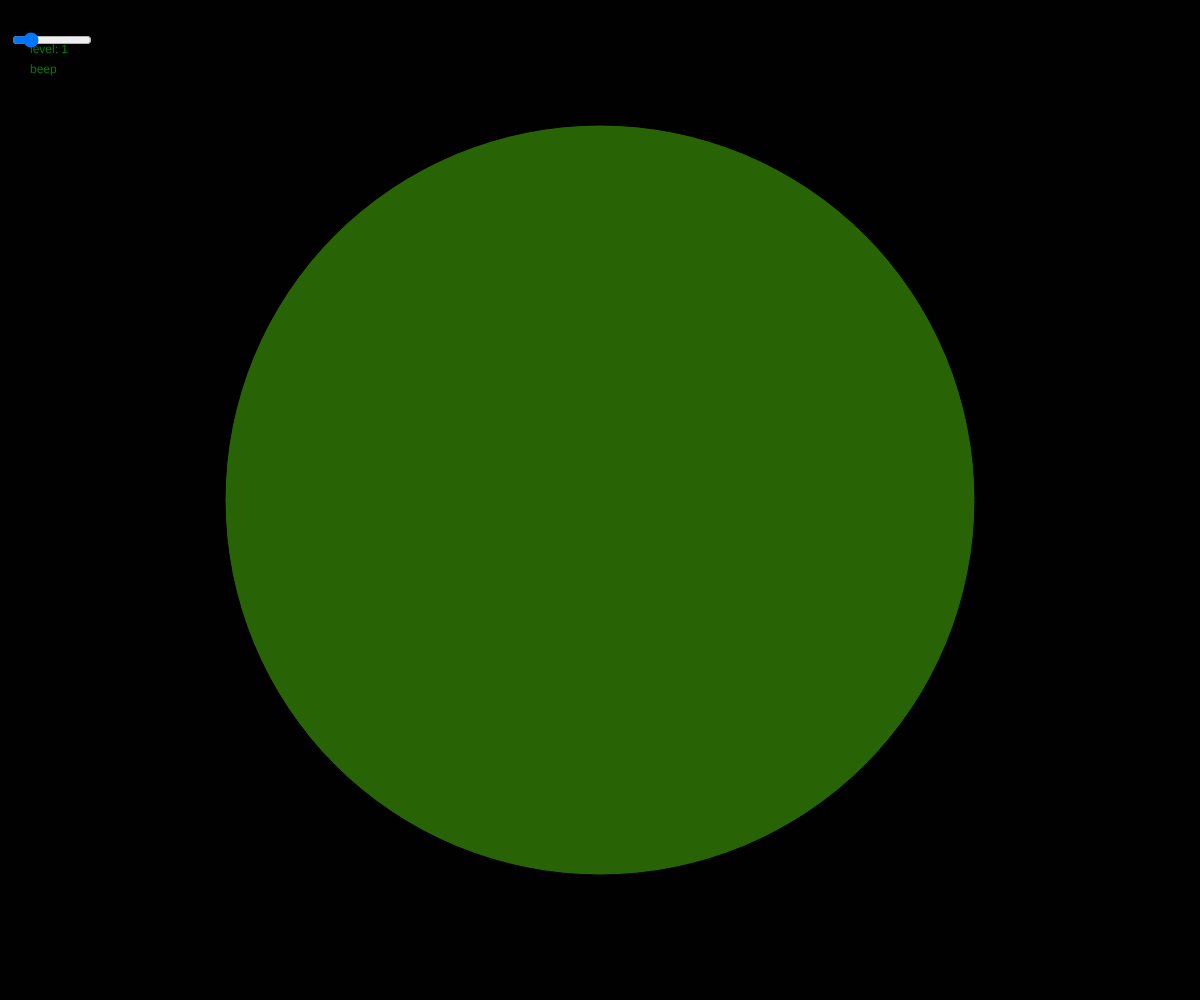
Frame 1 (no input)
Frame 60 (no input): identical to frame 1, image omitted
Frame 120 (the mouse pressed at the canvas centre since frame 60): identical to frame 1, image omitted

The p5.js sketch that drew this single still picture (run headless with seeded random() and noise() and a simulated clock; from frame 60 on, the mouse is pressed at the canvas centre):

// p5.js sketch
// ── sketch.js
function setup() {
    // createCanvas(windowWidth, 200); // (0, 0) starts at top left
    createCanvas(windowWidth, windowHeight);
    // noStroke();
    // noLoop();
    
    slider = createSlider(0, 6, 1, 1);
    slider.position(10, 30);
    slider.size(80);
}

function draw() {
    // let x = 30;
    // let thickness = 2;
    // background('white');
    // textAlign(CENTER, CENTER);
    // text('JACK', width/2, height/2);
    // triangle(5, height/2, width/2-x, height/4, width/2-x, height*(3/4));
    // triangle(width-5, height/2, width/2+x, height/4, width/2+x, height*(3/4));
    let g = slider.value();
    fill('green')
    background(g);
    drawCircle(width / 2, height / 2, height*1.5/4, g);
    textAlign(LEFT, CENTER);
    text(`level: ${g}`, 30, 50);
    text('beep', 30, 70);
}

function drawCircle(x, y, radius, level) {
    const tt = (80 * level) / 2;
    fill(tt, 100, 5);

    // x coord, y coord, width, height
    ellipse(x, y, radius * 2, radius * 2);
    fill('green')
    textAlign(CENTER, CENTER);
    // text(radius, x, height / 2);
    if (level > 1) {
        level = level - 1;
        drawCircle(x - radius / 2, y - radius / 2, radius / 2, level);
        drawCircle(x + radius / 2, y - radius / 2, radius / 2, level);
        drawCircle(x + radius / 2, y + radius / 2, radius / 2, level);
        drawCircle(x - radius / 2, y + radius / 2, radius / 2, level);
    }
}

// function windowResized() {
//     resizeCanvas(windowWidth, 100);
// }
// ── fractals.html
<!DOCTYPE html>
<html lang="en">
<head>
    <meta charset="UTF-8">
    <meta name="viewport" content="width=device-width, initial-scale=1.0">
    <script src="https://cdn.jsdelivr.net/npm/p5@1.6.0/lib/p5.js"></script>
    <script src="sketch.js"></script>
    <link rel="stylesheet" type="text/css" href="styles.css">
    <title>fractal experiment</title>
</head>
<body>
    <a href="/index.html" >back to index</a>
    <main>
    </main>
</body>
</html>
// ── styles.css
html,
body {
    margin: 0;
    padding: 0;
    overflow: hidden;
    
}
